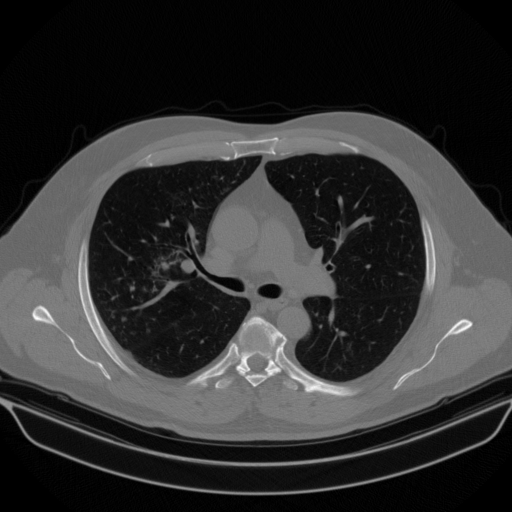
#> input picture CT scan images/Test/cap019_115.png, 512 x 512 px, found by its file name
$ python agcwd.py
#> lines starting #> are read from the running program, lines starting #| are printed output that depends on the picture
"""Adaptive Gamma Correction with Weighting Distribution (AGCWD).

This module provides a reference implementation of the AGCWD algorithm
for enhancing low-contrast images, particularly those captured in
low-light conditions.
"""

from __future__ import annotations

from pathlib import Path
from typing import Any

import cv2
import numpy as np
from PIL import Image


def load_rgb_image(path: str | Path) -> np.ndarray:
    """Load an image from disk as an RGB numpy array."""
    path_obj = Path(path)
    try:
        with Image.open(path_obj) as img:
#> img is the input picture: PIL image 512x512 L; min 0, max 255, mean 49.8
            return np.asarray(img.convert("RGB"))
    except Exception as exc:
        raise RuntimeError(f"Failed to load image '{path_obj}': {exc}") from exc

def save_rgb_image(image: np.ndarray, path: str | Path) -> None:
    """Save an RGB numpy array as an image to disk."""
    path_obj = Path(path)
    try:
        # Ensure the parent directory exists
        path_obj.parent.mkdir(parents=True, exist_ok=True)
        img = Image.fromarray(image)
        img.save(path_obj)
    except Exception as exc:
        raise RuntimeError(f"Failed to save image '{path_obj}': {exc}") from exc


def apply_agcwd_rgb(
    image: np.ndarray,
    alpha: float = 0.5,
    denoise: bool = False,
    sharpen: bool = False,
) -> np.ndarray:
    """Enhance an RGB image using AGCWD.

    Args:
        image: RGB image with shape (H, W, 3).
        alpha: Weighting parameter (typically 0.5).
        denoise: Apply bilateral filtering before enhancement.
        sharpen: Apply unsharp masking after enhancement.

    Returns:
        Enhanced RGB image.
    """
#> called with alpha = 0.5, denoise = True, sharpen = True
    # 1. Preprocessing
    if denoise:
        image = _apply_bilateral_filter(image)

    # 2. Convert to YCrCb to process luminance (Y)
    ycrcb = cv2.cvtColor(image, cv2.COLOR_RGB2YCrCb)
#> ycrcb: shape (512, 512, 3); mean of channels 0, 1, 2 49.8, 128, 128
    y_channel = ycrcb[:, :, 0]

    # 3. Apply AGCWD on Y channel
    y_enhanced = _agcwd_core(y_channel, alpha=alpha)
    ycrcb[:, :, 0] = y_enhanced

    # 4. Convert back to RGB
    enhanced = cv2.cvtColor(ycrcb, cv2.COLOR_YCrCb2RGB)

    # 5. Postprocessing
    if sharpen:
        enhanced = _apply_unsharp_mask(enhanced)

    return enhanced


def _agcwd_core(image: np.ndarray, alpha: float = 0.5) -> np.ndarray:
    """Core AGCWD algorithm implementation on a single channel."""
#> called with alpha = 0.5
    # Compute histogram
    hist, _ = np.histogram(image.flatten(), bins=256, range=(0, 256))
#> hist = 256 values, max 42887 at index 2, min 0 at index 245, mean 1024
    prob = hist / image.size
#> prob = 256 values, max 0.164 at index 2, min 0 at index 245, mean 0.00391

    prob_min = prob.min()
#> prob_min = 0
    prob_max = prob.max()
#> prob_max = 0.164

    # Weighted PDF
    prob_w = prob_max * (((prob - prob_min) / (prob_max - prob_min)) ** alpha)
#> prob_w = 256 values, max 0.164 at index 2, min 0 at index 245, mean 0.0162
    prob_w /= prob_w.sum()  # Normalize
#> prob_w = 256 values, max 0.0394 at index 2, min 0 at index 245, mean 0.00391

    # CDF
    cdf = np.cumsum(prob_w)
#> cdf = 256 values from 0.0171 to 1

    # Mapping
    # I_out = 255 * (I_in / 255) ^ (1 - cdf)
    bins = np.arange(256)
    gamma = 1.0 - cdf
#> gamma = 256 values, max 0.983 at index 0, min -6.66e-16 at index 247, mean 0.305

    lut = np.array([255 * ((i / 255.0) ** gamma[i]) for i in bins])
#> lut = 256 values from 0 to 255
    lut = np.clip(lut, 0, 255).astype(np.uint8)

    return cv2.LUT(image, lut)
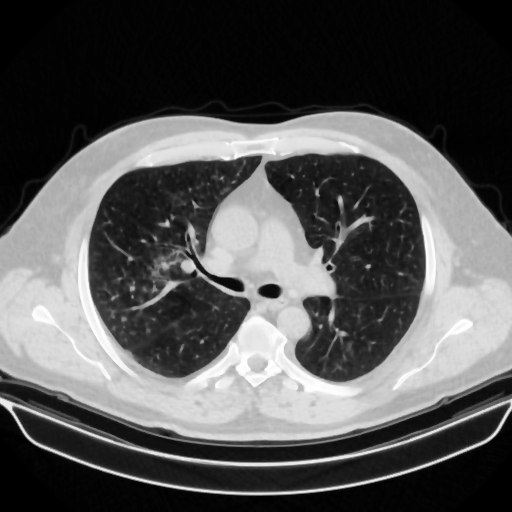
#> returned value: shape (512, 512); min 0, max 255, mean 85.7
#> in apply_agcwd_rgb, `ycrcb[:, :, 0] = y_enhanced`: ycrcb: shape (512, 512, 3); mean of channels 0, 1, 2 85.7, 128, 128


def _apply_bilateral_filter(image: np.ndarray) -> np.ndarray:
    """Apply bilateral filtering to reduce noise while preserving edges."""
    return cv2.bilateralFilter(image, d=5, sigmaColor=35, sigmaSpace=35)


def _apply_unsharp_mask(image: np.ndarray) -> np.ndarray:
    """Apply unsharp masking to enhance edges."""
    gaussian_3 = cv2.GaussianBlur(image, (0, 0), 2.0)
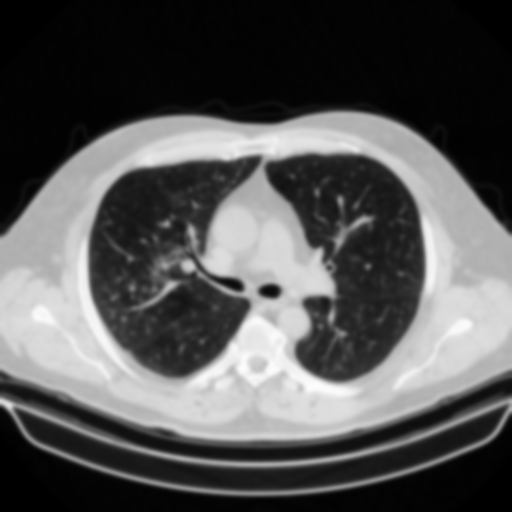
#> gaussian_3: shape (512, 512, 3); min 0, max 253, mean 85.7
    return cv2.addWeighted(image, 1.5, gaussian_3, -0.5, 0)
#> returned value: shape (512, 512, 3)


if __name__ == "__main__":
    # Test script
    import sys
    import matplotlib.pyplot as plt

    img_path = r"C:\Users\ACER\Downloads\Electronics project\CT scan images\cap019_115.png"
    if len(sys.argv) > 1:
        img_path = sys.argv[1]

    img = load_rgb_image(img_path)
    enhanced = apply_agcwd_rgb(img, alpha=0.5, denoise=True, sharpen=True)

    # 6. Save the output
    output_dir = Path(r"C:\Users\ACER\Downloads\Electronics project\output_images\agcwd")
    output_filename = f"enhanced_{Path(img_path).name}"
    save_path = output_dir / output_filename

    save_rgb_image(enhanced, save_path)
    print(f"Enhanced image saved to: {save_path}")

    plt.figure(figsize=(12, 6))
    plt.subplot(1, 2, 1)
    plt.imshow(img)
    plt.title("Original")
    plt.axis("off")
    plt.subplot(1, 2, 2)
    plt.imshow(enhanced)
    plt.title("AGCWD Enhanced")
    plt.axis("off")
    plt.show()
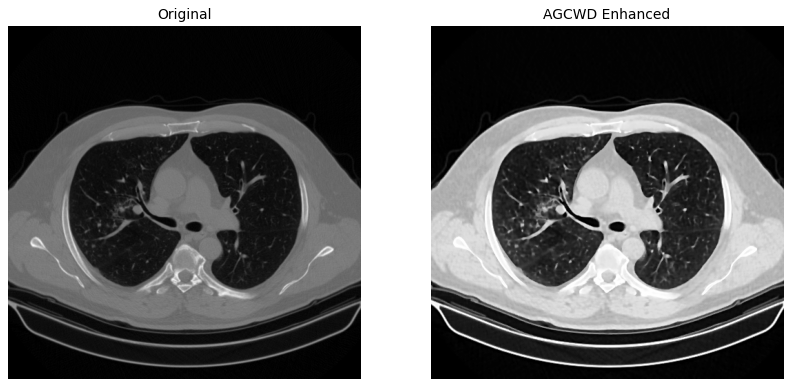
#> figure drawn by matplotlib, 2 panels

$ run again, with CT scan images/Test/6_Rahimzadeh_normal2_patient295_SR_4_IM00022.png copied over CT scan images/Test/cap019_115.png
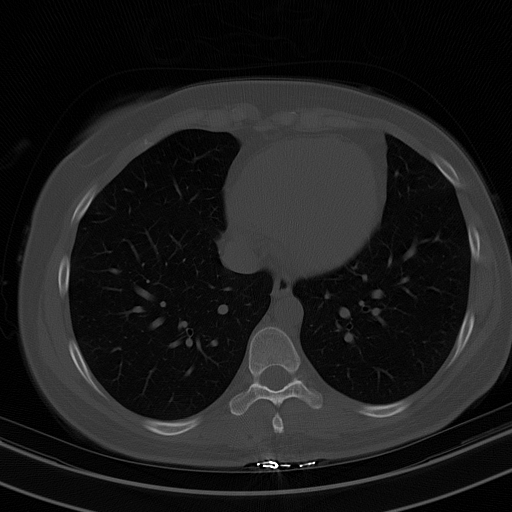
#> input picture CT scan images/Test/6_Rahimzadeh_normal2_patient295_SR_4_IM00022.png, 512 x 512 px, found by its file name
#> in load_rgb_image, img is the input picture: PIL image 512x512 L; min 0, max 255, mean 28.2
#> hist = 256 values, max 35292 at index 2, min 0 at index 170, mean 1024
#> prob = 256 values, max 0.135 at index 2, min 0 at index 170, mean 0.00391
#> prob_min = 0
#> prob_max = 0.135
#> in _agcwd_core, `prob_w = prob_max * (((prob - prob_min) / (prob_max - prob_min)) ** al..`: prob_w = 256 values, max 0.135 at index 2, min 0 at index 170, mean 0.0118
#> in _agcwd_core, `prob_w /= prob_w.sum()`: prob_w = 256 values, max 0.0447 at index 2, min 0 at index 170, mean 0.00391
#> cdf = 256 values from 0.00154 to 1
#> gamma = 256 values, max 0.998 at index 0, min 1.22e-15 at index 255, mean 0.187
#> lut = 256 values from 0 to 255
#> in _apply_unsharp_mask, `gaussian_3 = cv2.GaussianBlur(image, (0, 0), 2.0)`:
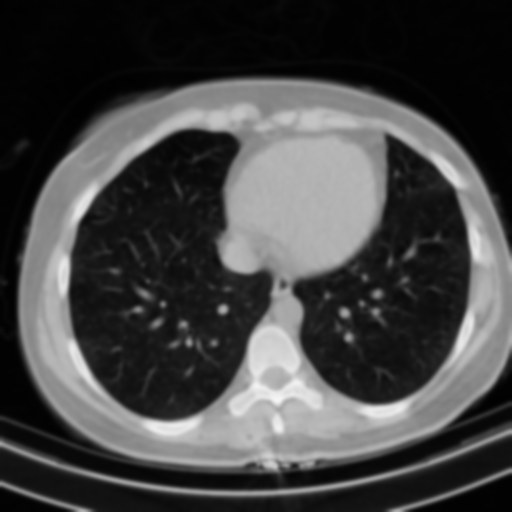
#> gaussian_3: shape (512, 512, 3); min 1, max 245, mean 69.2
#> `plt.show()`:
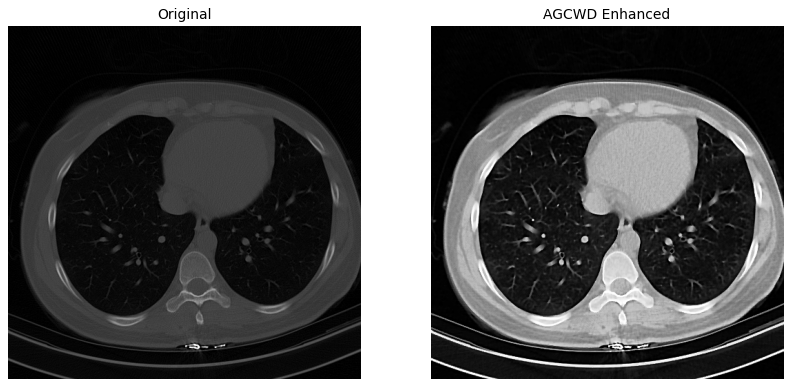
#> figure drawn by matplotlib, 2 panels

$ run again, with CT scan images/Test/6_Rahimzadeh_normal2_patient301_SR_4_IM00012.png copied over CT scan images/Test/cap019_115.png
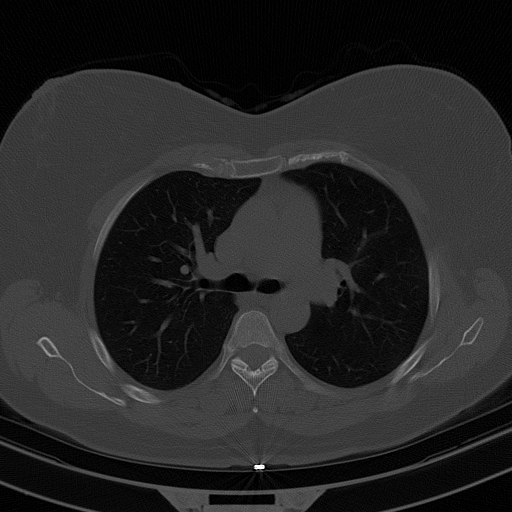
#> input picture CT scan images/Test/6_Rahimzadeh_normal2_patient301_SR_4_IM00012.png, 512 x 512 px, found by its file name
#> in load_rgb_image, img is the input picture: PIL image 512x512 L; min 0, max 255, mean 38.3
#> hist = 256 values, max 24835 at index 2, min 0 at index 158, mean 1024
#> prob = 256 values, max 0.0947 at index 2, min 0 at index 158, mean 0.00391
#> prob_min = 0
#> prob_max = 0.0947
#> in _agcwd_core, `prob_w = prob_max * (((prob - prob_min) / (prob_max - prob_min)) ** al..`: prob_w = 256 values, max 0.0947 at index 2, min 0 at index 158, mean 0.00975
#> in _agcwd_core, `prob_w /= prob_w.sum()`: prob_w = 256 values, max 0.0379 at index 2, min 0 at index 158, mean 0.00391
#> cdf = 256 values from 0.00127 to 1
#> gamma = 256 values, max 0.999 at index 0, min 2.22e-16 at index 255, mean 0.184
#> lut = 256 values from 0 to 255
#> in _apply_unsharp_mask, `gaussian_3 = cv2.GaussianBlur(image, (0, 0), 2.0)`:
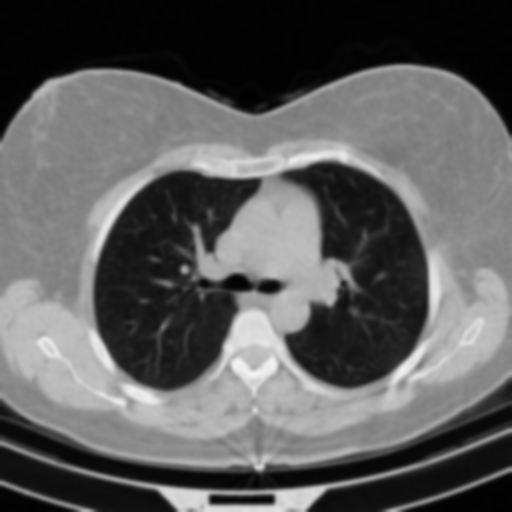
#> gaussian_3: shape (512, 512, 3); min 1, max 244, mean 93.8
#> `plt.show()`:
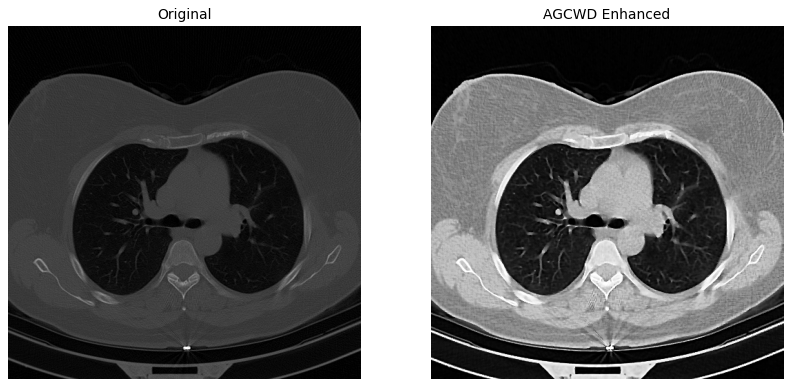
#> figure drawn by matplotlib, 2 panels
